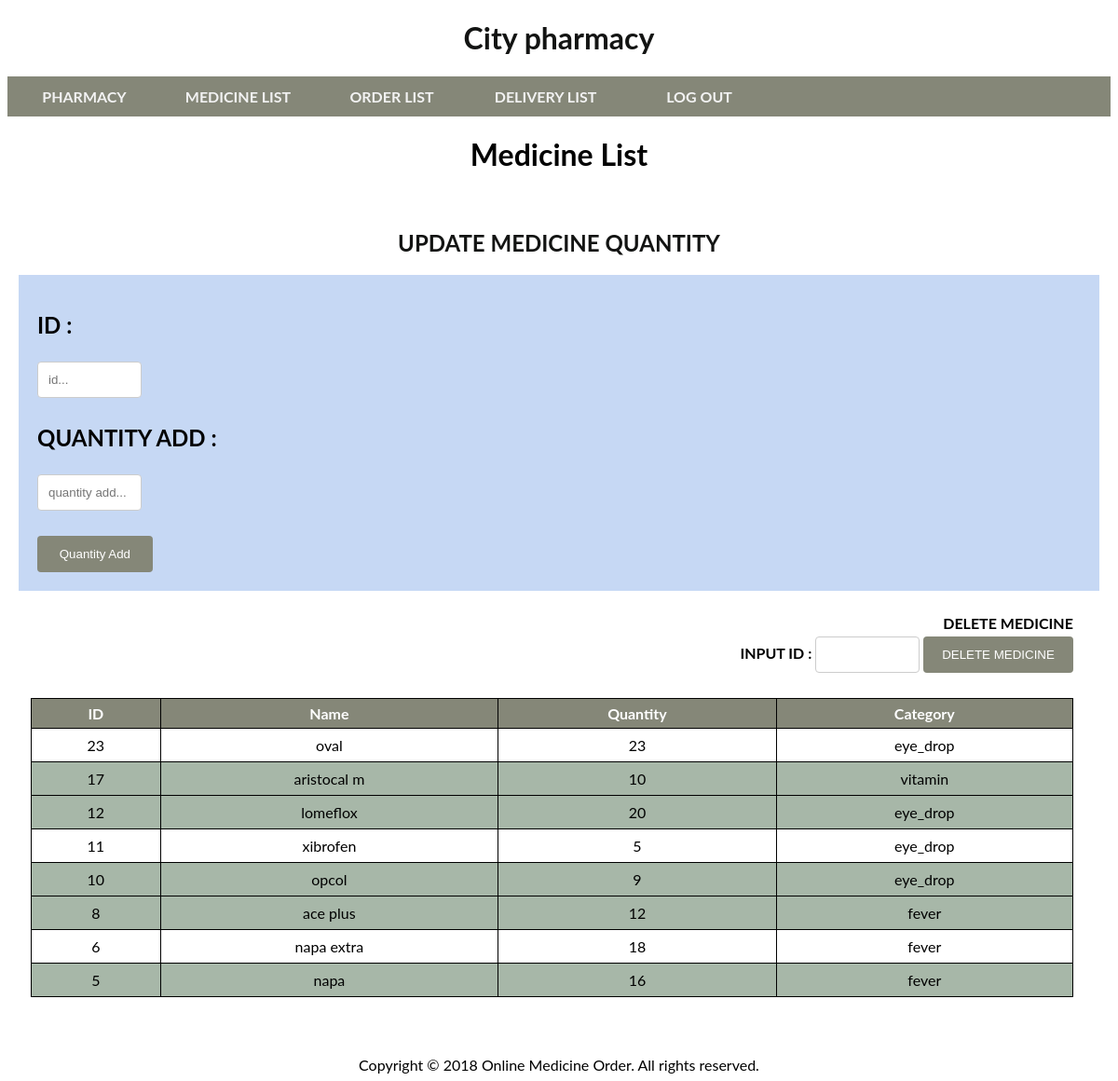
The app's page /medicine_list.php (signed in) with its own data.
### tables this page shows
CREATE TABLE `location` (
  `id` int(200) NOT NULL,
  `lat` float NOT NULL,
  `lon` float NOT NULL,
  `name` varchar(100) NOT NULL,
  `address` varchar(200) NOT NULL,
  `pharmacy_id` int(100) NOT NULL
);

CREATE TABLE `medicine` (
  `id` int(200) NOT NULL,
  `name` varchar(100) NOT NULL,
  `category` varchar(100) NOT NULL,
  `price` float NOT NULL,
  `quantity` int(100) NOT NULL,
  `path` varchar(100) NOT NULL,
  `pharmacy_id` int(200) NOT NULL
);

### medicine_list.php (the view, shortened to what this page needs)
<?php
 if (isset($_SESSION['id'])) {
     $id = $_SESSION['id'];
}
if(isset($_SESSION["flag"])){
?>
<!DOCTYPE html>
<html>
<head>
</head>
<body>
  <?php
    $conn = new mysqli("localhost", "root", "", "pharmacy");
    foreach($conn->query('SELECT * from location') as $row){
             if($row['pharmacy_id'] == $id)
             $pharmacy_name = $row['name'];
      }
?>
<h1 align="center" style="color:#131413"> <b> <?php echo $pharmacy_name; ?> </b> </h1>
<div class="topnav" id="myTopnav">
 <a href="admin.php?id=<?php echo $id ?>"><span><b> PHARMACY </b></span></a>
  <a href="medicine_list.php?id=<?php echo $id ?>"><span><b>MEDICINE LIST</b></span></a>
  <a href="order_list.php?id=<?php echo $id ?>"><span><b> ORDER LIST </b></span></a>
  <a href="delivery_list.php?id=<?php echo $id ?>"><span><b> DELIVERY LIST </b></span></a>
   <a href="user_logout.php"><span><b>LOG OUT</b></span></a>
</div>
        <h1 style="text-align: center;"> Medicine List </h1>
<br>
         <h2 align="center" style="color:#131413"> <b> UPDATE MEDICINE QUANTITY </b> </h2>
 <div style="background-color:#c6d8f4;color:black;padding:20px; text-align:left; margin: 12px; width: auto;">
 <form action="admin_page_fetch_data.php" method="post" enctype="multipart/form-data">
      <h2> ID : </h2>
      <input type="text" name="id" placeholder = "id...">
      <h2> QUANTITY ADD : </h2>
      <input type="text" name="quantity_add" placeholder = "quantity add..."> <br><br>
      <input type="submit"  value=" Quantity Add ">
 </form>
 </div>
<?php
    function fetchNotice5(){
        $conn = new mysqli("localhost", "root", "", "pharmacy");
        $result= $conn->query("select * from medicine");
        $arr=array();
        while($row = $result->fetch_assoc()){
            $arr[] = $row;
        }
        return json_encode($arr);
    }
    $jsn = json_decode(fetchNotice5());
?>
     <div style="margin: 25px; width: 94.5%;">
        <form action="medicine_list.php?id=<?php echo $id ?>" method="post" style="text-align:right">
             <b>
		    DELETE MEDICINE </b><br>
            <b>INPUT ID : </b>
            <input type="text" name="input_ID" value="" size="11" maxlength="30" />
            <input type="submit" value="DELETE MEDICINE" name="del_id" />
        </form>
        <br>
        <table id="t01">
            <tr>
                <th> ID </th>
                <th> Name </th>
                <th> Quantity </th>
				        <th> Category </th>
            </tr>
            <?php
	$jsn = json_decode(fetchNotice());
	for($i=(sizeof($jsn)-1);$i>=0;$i--){
		echo "<tr>";
       if($jsn[$i]->pharmacy_id == $id){
			echo "<td  style='text-align:center'>".$jsn[$i]->id."</td>";
			echo "<td  style='text-align:center'>".$jsn[$i]->name."</td>";
      echo "<td  style='text-align:center'>".$jsn[$i]->quantity."</td>";
			echo "<td  style='text-align:center'>".$jsn[$i]->category."</td>";
			echo "</tr>";
    }
	}
	?>
        </table>
		</div>
        <br>
        <br>
        <div align="center">
            <footer>Copyright © 2018 Online Medicine Order. All rights reserved.</footer>
        </div>
</body>
</html>
<?php
}
else{
	header("Location:index.php");
}
	function fetchNotice(){
		$conn = new mysqli("localhost", "root", "", "pharmacy");
		$result= $conn->query("select * from medicine");
		$arr=array();
		while($row = $result->fetch_assoc()){
			$arr[] = $row;
		}
		return json_encode($arr);
	}
?>

### medicine_list.php (style rules this page uses)
body { font-family: "Lato",sans-serif; }
.topnav { overflow: hidden; background-color: #858778; }
.topnav a { float: left; display: block; color: #f2f2f2; text-align: center; padding: 12px 11px; text-decoration: none; font-size: 16px; width : 165px; }
* { box-sizing: border-box; }
table { width:100%; }
table, th, td { border: 1px solid black; border-collapse: collapse; }
th { padding: 6px; text-align: center; }
td { padding: 8px; text-align: left; }
table#t01 tr:nth-child(even) { background-color: #a7b7a8; }
table#t01 tr:nth-child(odd) { background-color: #fff; }
table#t01 th { background-color: #858778; color: white; }
input[type=text], select, textarea { width: 10%; padding: 11px; border: 1px solid #ccc; border-radius: 4px; box-sizing: border-box; margin-top: 5px; margin-bottom: 8px; resize: vertical; }
input[type=submit] { background-color: #858778; color: white; padding: 12px 20px; border: none; border-radius: 4px; cursor: pointer; }

### records on screen
location: name "City pharmacy"
medicine: id "23", name "oval", quantity "23", category "eye_drop"
medicine: id "17", name "aristocal m", quantity "10", category "vitamin"
medicine: id "12", name "lomeflox", quantity "20", category "eye_drop"
medicine: id "11", name "xibrofen", quantity "5", category "eye_drop"
medicine: id "10", name "opcol", quantity "9", category "eye_drop"
medicine: id "8", name "ace plus", quantity "12", category "fever"
medicine: id "6", name "napa extra", quantity "18", category "fever"
medicine: id "5", name "napa", quantity "16", category "fever"
